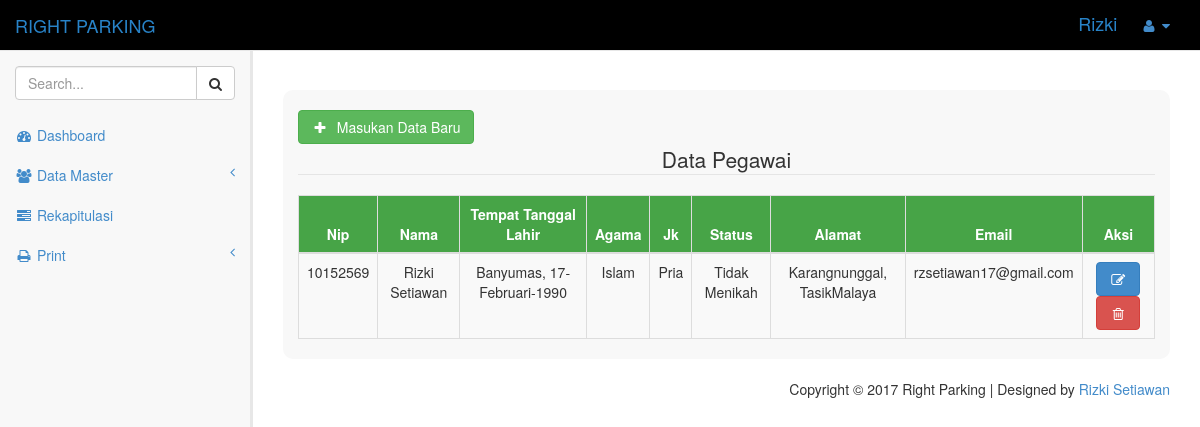
The page /dpegawai.php (signed in) on the database its author committed.
### tables this page shows
CREATE TABLE `tbl_pegawai` (
  `nip` int(50) NOT NULL,
  `nama` varchar(50) NOT NULL,
  `tempat` varchar(50) NOT NULL,
  `tgl` int(20) NOT NULL,
  `bln` varchar(20) NOT NULL,
  `tahun` varchar(20) NOT NULL,
  `agama` varchar(50) NOT NULL,
  `jk` varchar(20) NOT NULL,
  `stat_pernikahan` varchar(20) NOT NULL,
  `alamat` varchar(50) NOT NULL,
  `email` varchar(50) NOT NULL
);

### dpegawai.php (the view, shortened to what this page needs)
 <?php
    if(!isset($_SESSION['user'])){?>
    <script language="javascript" type="text/javascript">
    alert("Silahkan Login Terlebih Dahulu");
    document.location='login.php';
    </script><?php
    } else {
?>
<!DOCTYPE html>
<html>
<head>
    <link href="css/bootstrap.min.css" rel="stylesheet">
    <link href="font-awesome/css/font-awesome.css" rel="stylesheet">
    <link href="css/sb-admin.css" rel="stylesheet">
</head>
<body >
    <div id="wrapper">
        <nav class="navbar navbar-default navbar-fixed-top" role="navigation" style="margin-bottom: 0; background-color: black;">
            <div class="navbar-header">
                <a class="navbar-brand" href="index.php" style="color: #2883C8;">RIGHT PARKING</a>
            </div>
            <ul class="nav navbar-top-links navbar-right">
                <li style="color:  #2883C8; ">
                    <h4><?php echo $_SESSION['user']; ?></h4>
                </li>
                <li class="dropdown">
                    <a class="dropdown-toggle" data-toggle="dropdown" href="#">
                        <i class="fa fa-user fa-fw"></i>  <i class="fa fa-caret-down"></i>
                    </a>
                </li>
            </ul>
            <div class="navbar-default navbar-static-side" role="navigation" >
                <div class="sidebar-collapse">
                    <ul class="nav" id="side-menu">
                        <li class="sidebar-search">
                            <div class="input-group custom-search-form">
                                <input type="text" class="form-control" placeholder="Search...">
                                <span class="input-group-btn">
                                <button class="btn btn-default" type="button">
                                    <i class="fa fa-search"></i>
                                </button>
                            </span>
                            </div>
                        </li>
                        <li>
                            <a href="index.php"><i class="fa fa-dashboard fa-fw"></i> Dashboard</a>
                        </li>
                        <li>
                            <a href=""><i class="fa fa-users fa-fw"></i> Data Master<span class="fa arrow"></span></a>
                        </li>
                        <li>
                            <a href="rekap.php"><i class="fa fa-tasks fa-fw"></i> Rekapitulasi</a>
                        </li>
                        <li>
                            <a href=""><i class="fa fa-print fa-fw"></i> Print<span class="fa arrow"></span></a>
                        </li>
                    </ul>
                </div>
            </div>
        </nav>
        <div id="page-wrapper">
            <div class="row">
                <div class="col-lg-12"><br><br>
                    <div class="col-md-12 content"   style="background-color: #F8F8F8; border-radius: 10px;">
                      <div>
                          <a href="ipegawai.php">  <br><button type="submit" class="btn btn-success"><i class='fa fa-plus fa-fw'></i>&nbsp; Masukan Data Baru</button> </a>
                     </div>
               <legend><Center>Data Pegawai</Center></legend>
    <table cellspacing="0" cellpadding="0" class="table table-striped table-bordered ">
        <thead style="background: #47A447; color: white;">
            <tr>
                <th><center>Nip</center></th>
                <th><center>Nama</center></th>
                <th><center>Tempat Tanggal Lahir</center></th>
                <th><center>Agama</center></th>
                <th><center>Jk</center></th>
                <th><center>Status</center></th>
                <th><center>Alamat</center></th>
                <th><center>Email</center></th>
                <th><center>Aksi</center></th>
            </tr>
        </thead>
        <tbody align="center">
            <?php
            require_once 'config.php';
            $sql = "SELECT * FROM `tbl_pegawai` ";
            $result = $connect->query($sql);
            if($result->num_rows > 0) {
                while($row = $result->fetch_assoc()) {
                    echo "<tr>
                        <td>".$row['nip']."</td>
                        <td>".$row['nama']."</td>
                        <td>
                        ".$row['tempat'].",
                        ".$row['tgl']."-".$row['bln']."-".$row['tahun']."
                        </td>
                        <td>".$row['agama']."</td>
                        <td>".$row['jk']."</td>
                        <td>".$row['stat_pernikahan']."</td>
                        <td>".$row['alamat']."</td>
                        <td>".$row['email']."</td>
                        <td>
                        <a href='epegawai.php?nip=".$row['nip']."'><button type='button'class='btn btn-primary'><i class='fa fa-pencil-square-o fa-fw'></i></button></a>
                         <a onClick=\"javascript: return confirm('Apakah yakin ingin di hapus?');\"href='hpegawai.php?nip=".$row['nip']."'><button type='button'class='btn btn-danger'><i class='fa fa-trash-o fa-fw'></i></button></a>
                        </td>
                    </tr>";
                     }
                     } else {
                    echo "<tr><td colspan='12'><center>Belum Ada Data<center></td></tr>";
                    }
                    ?>
                </tbody>
                </table>
        </div>
                </div>
            </div>
            <footer class="text-right"><br>
                <p>Copyright &copy; 2017 Right Parking
                | Designed by <a href="http://www.templatemo.com" target="_parent">Rizki Setiawan</a></p>
            </footer>
        </div>
    </div>
</body>
</html>
<?php } ?>

### css/sb-admin.css (style rules this page uses)
body { background-color: #f8f8f8; padding-top: 100px; }
@media (min-width:768px) { body { padding-top: 50px; } }
#wrapper { width: 100%; }
#page-wrapper { padding: 0 15px; min-height: 568px; background-color: #fff; }
@media (min-width:768px) { #page-wrapper { position: inherit; margin: 0 0 0 250px; padding: 0 30px; min-height: 1300px; border-left: 3px solid #e7e7e7; } }
.navbar-top-links li { display: inline-block; }
.navbar-top-links li:last-child { margin-right: 15px; }
.navbar-top-links li a { padding: 15px; min-height: 50px; }
.sidebar-search { padding: 15px; }
.arrow { float: right; }
.fa.arrow:before { content: "\f104"; }
@media (min-width:768px) { .navbar-static-side { z-index: 1; position: absolute; width: 250px; margin-top: 51px; } }

### rows shown on the page
tbl_pegawai: nip "10152569", nama "Rizki Setiawan", tempat "Banyumas", tgl "17", bln "Februari", tahun "1990", agama "Islam", jk "Pria", stat_pernikahan "Tidak Menikah", alamat "Karangnunggal, TasikMalaya", email "rzsetiawan17@gmail.com"

### other values the page prints
$_SESSION['user'] "Rizki"
